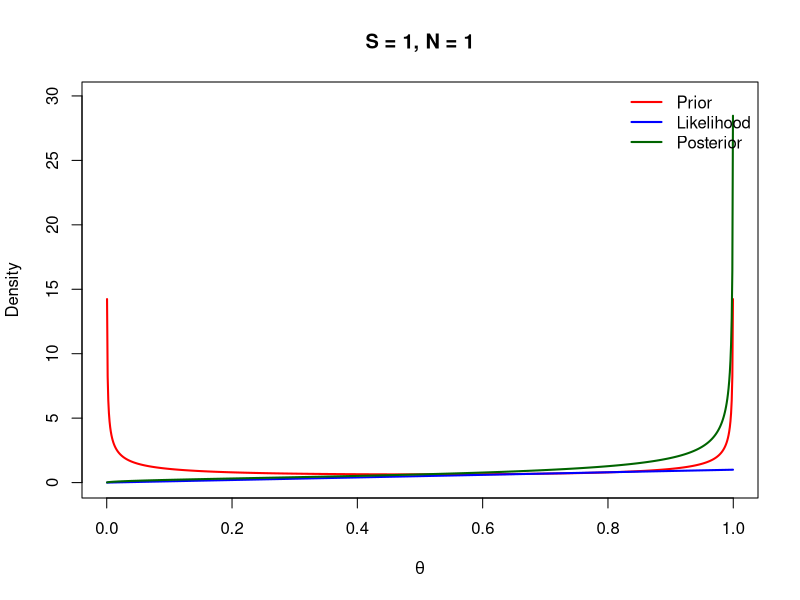
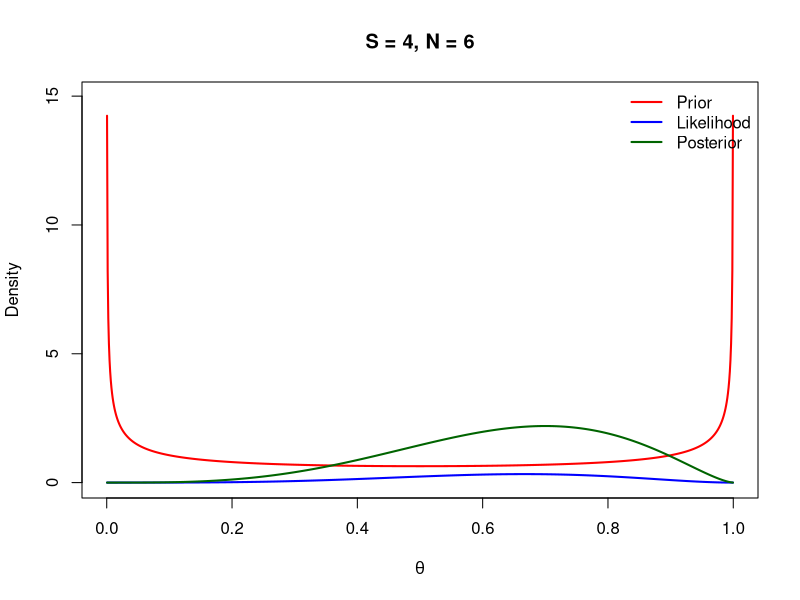
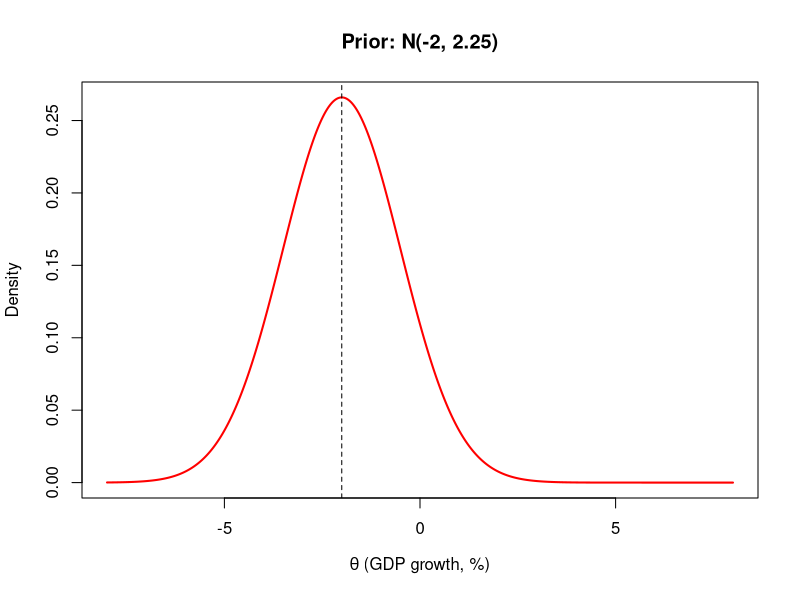
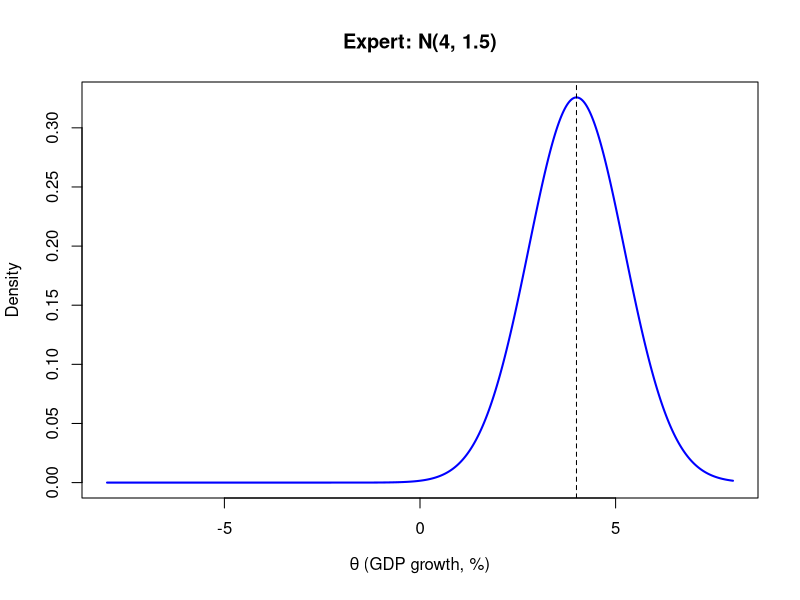
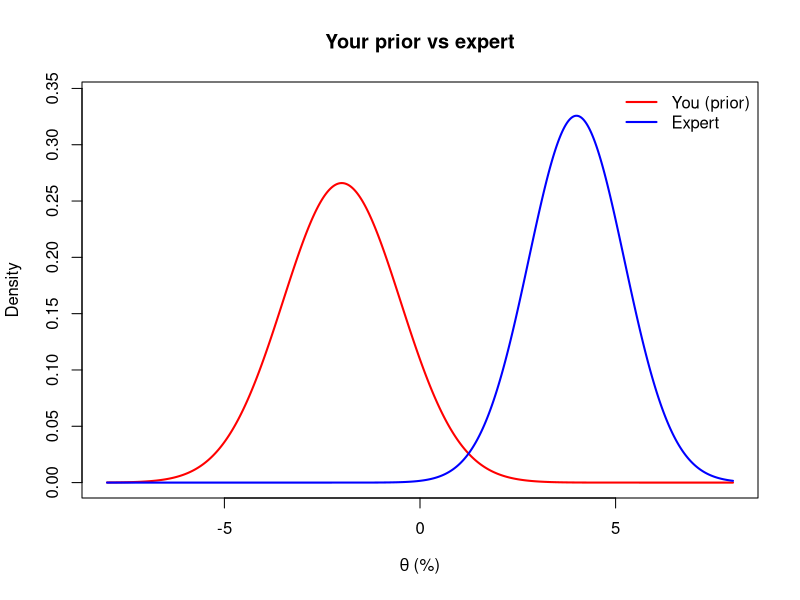
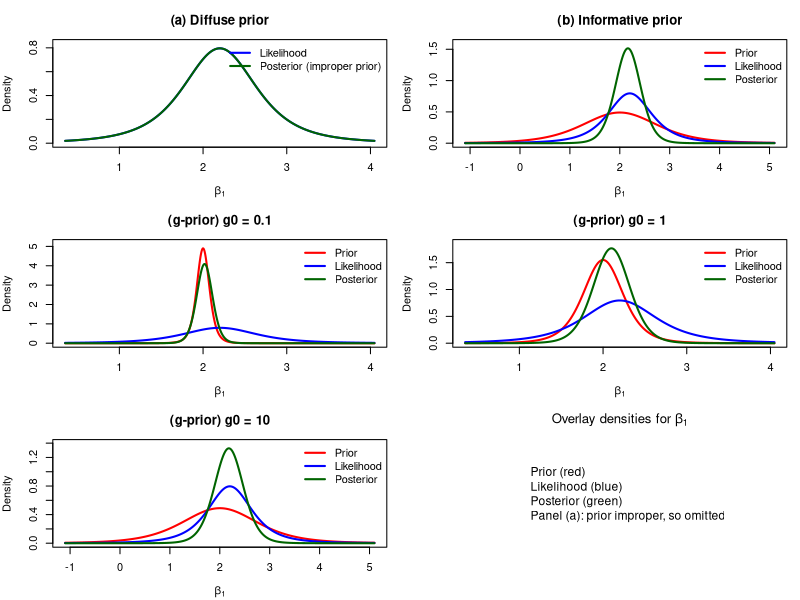

Write the R code that produced these figures, in order.
## ---- chunk 1
knitr::opts_chunk$set(
  echo = TRUE,
  message = FALSE,
  warning = FALSE,
  fig.width = 7,
  fig.height = 4.5,
  fig.align = "center"
)
## ---- chunk 2
# define a function for ploting beta-binomial distribution to avoid code duplication
plot_beta_binomial <- 
  function(
    S, 
    N,
    alpha0 = 0.5, 
    beta0 = 0.5,
    main = NULL
    ){
      theta <- ppoints(1000)

      # Prior density
      dens_prior <- 
        dbeta(
          x = theta, 
          shape1 = alpha0, 
          shape2 = beta0
        )

      # Likelihood as a function of theta (up to a constant is fine for shape;
      # here we plot the binomial pmf in theta)
      dens_like <- 
        dbinom(
          x = S, 
          size = N, 
          prob = theta
        )

      alpha_n <- S + 0.5
      beta_n  <- N - S + 0.5
      dens_post <- 
        dbeta(
          x = theta, 
          shape1 = alpha_n, 
          shape2 = beta_n
        )

      ylim_max <- 
        max(dens_prior, dens_like, dens_post, na.rm = TRUE) * 1.05

      if (is.null(main)) {
        main <- sprintf("S = %d, N = %d", S, N)
      }

    plot(
      x = theta, 
      y = dens_prior, 
      type = "l", 
      lwd = 2, 
      col = "red",
        ylim = c(0, ylim_max), xlab = expression(theta), ylab = "Density",
        main = main
    )
    lines(
      x = theta, 
      y = dens_like,
      lwd = 2, 
      col = "blue"
    )
    lines(
      x = theta, 
      y = dens_post, 
      lwd = 2, 
      col = "darkgreen"
    )
    legend(
      "topright",
      legend = c("Prior", "Likelihood", "Posterior"),
      col = c("red", "blue", "darkgreen"), lwd = 2, bty = "n"
    )
}
## ---- chunk 3
# Case i: S = 1, N = 1
plot_beta_binomial(S = 1, N = 1)
## ---- chunk 4
# Case ii: S = 4, N = 6
plot_beta_binomial(S = 4, N = 6)
## ---- chunk 5
mu0 <- -2
var0 <- 2.25
tau0 <- 1 / var0

theta_grid <- 
  seq(
    from = -8, 
    to = 8, 
    length.out = 1000
  )
dens0 <- 
  dnorm(
    x = theta_grid, 
    mean = mu0, 
    sd = sqrt(var0)
  )

plot(
  x = theta_grid, 
  y = dens0, 
  type = "l", 
  lwd = 2, 
  col = "red",
  xlab = expression(theta ~ "(GDP growth, %)"), ylab = "Density",
  main = "Prior: N(-2, 2.25)")
abline(
  v = mu0, 
  lty = 2
)

# TODO: print mu0, tau0, and the PDF expression in your write-up
c(
  mu0 = mu0, 
  tau0 = tau0, 
  var0 = var0
)
## ---- chunk 6
mu  <- 4
var <- 1.5
tau <- 1 / var

dens_exp <- 
  dnorm(
    x = theta_grid, 
    mean = mu, 
    sd = sqrt(var)
  )

plot(
  x = theta_grid, 
  y = dens_exp, 
  type = "l", 
  lwd = 2, 
  col = "blue",
     xlab = expression(theta ~ "(GDP growth, %)"), ylab = "Density",
     main = "Expert: N(4, 1.5)")
abline(
  v = mu, 
  lty = 2
)

c(
  mu = mu, 
  tau = tau, 
  var = var
)
## ---- chunk 7
# Optional: overlay both forecasts
plot(theta_grid, dens0, type = "l", lwd = 2, col = "red",
     ylim = c(0, max(dens0, dens_exp) * 1.05),
     xlab = expression(theta ~ "(%)"), ylab = "Density",
     main = "Your prior vs expert")
lines(theta_grid, dens_exp, lwd = 2, col = "blue")
legend("topright", c("You (prior)", "Expert"),
       col = c("red", "blue"), lwd = 2, bty = "n")
## ---- chunk 8
# Data and OLS
y <- c(1, 4, 3, 8, 10)
X <- cbind(1, 0:4)
n <- length(y)
p <- ncol(X)
XtX <- crossprod(X)
Xty <- crossprod(X, y)
beta_hat <- as.numeric(solve(XtX, Xty))
SSE <- sum((y - as.numeric(X %*% beta_hat))^2)
s2_ols <- SSE / (n - p)

# Location-scale Student-t density:
# X = mu + sqrt(scale) * T_nu  =>  f(x) = dt((x-mu)/s, nu) / s
dt_ls <- function(
  x,
  mu,
  scale,
  nu
) {
  s <- sqrt(scale)
  dt((x - mu) / s, df = nu) / s
}

# Conjugate update
update_conj <- function(
  mu0,
  Lambda0,
  nu0,
  sigma0_sq
) {
  Ln <- Lambda0 + XtX
  mun <- as.numeric(solve(Ln, Lambda0 %*% mu0 + Xty))
  nun <- nu0 + n
  sn2 <- as.numeric(
    (
      nu0 * sigma0_sq +
        sum(y^2) +
        drop(t(mu0) %*% Lambda0 %*% mu0) -
        drop(t(mun) %*% Ln %*% mun)
    ) / nun
  )
  list(
    mu0 = mu0,
    L0 = Lambda0,
    mun = mun,
    Ln = Ln,
    nun = nun,
    sn2 = sn2,
    nu0 = nu0,
    sigma0_sq = sigma0_sq
  )
}

like_scale_b1 <- s2_ols * solve(XtX)[2, 2]
like_nu <- n - p

plot_case <- function(
  fit,
  title,
  show_prior = TRUE
) {
  cents <- c(
    fit$mu0[2],
    beta_hat[2],
    fit$mun[2]
  )
  spreads <- c(
    if (show_prior) {
      sqrt(fit$sigma0_sq * solve(fit$L0)[2, 2])
    } else {
      NA
    },
    sqrt(like_scale_b1),
    sqrt(fit$sn2 * solve(fit$Ln)[2, 2])
  )
  lo <- min(cents - 4 * spreads, na.rm = TRUE)
  hi <- max(cents + 4 * spreads, na.rm = TRUE)
  b1_grid <- seq(
    from = lo,
    to = hi,
    length.out = 600
  )

  dens_like <- dt_ls(
    x = b1_grid,
    mu = beta_hat[2],
    scale = like_scale_b1,
    nu = like_nu
  )
  dens_post <- dt_ls(
    x = b1_grid,
    mu = fit$mun[2],
    scale = fit$sn2 * solve(fit$Ln)[2, 2],
    nu = fit$nun
  )

  if (show_prior) {
    dens_prior <- dt_ls(
      x = b1_grid,
      mu = fit$mu0[2],
      scale = fit$sigma0_sq * solve(fit$L0)[2, 2],
      nu = fit$nu0
    )
    ymax <- max(dens_prior, dens_like, dens_post) * 1.05
    plot(
      x = b1_grid,
      y = dens_prior,
      type = "l",
      lwd = 2,
      col = "red",
      ylim = c(0, ymax),
      xlab = expression(beta[1]),
      ylab = "Density",
      main = title
    )
    lines(
      x = b1_grid,
      y = dens_like,
      lwd = 2,
      col = "blue"
    )
    lines(
      x = b1_grid,
      y = dens_post,
      lwd = 2,
      col = "darkgreen"
    )
    legend(
      x = "topright",
      legend = c("Prior", "Likelihood", "Posterior"),
      col = c("red", "blue", "darkgreen"),
      lwd = 2,
      bty = "n"
    )
  } else {
    ymax <- max(dens_like, dens_post) * 1.05
    plot(
      x = b1_grid,
      y = dens_like,
      type = "l",
      lwd = 2,
      col = "blue",
      ylim = c(0, ymax),
      xlab = expression(beta[1]),
      ylab = "Density",
      main = title
    )
    lines(
      x = b1_grid,
      y = dens_post,
      lwd = 2,
      col = "darkgreen"
    )
    legend(
      x = "topright",
      legend = c("Likelihood", "Posterior (improper prior)"),
      col = c("blue", "darkgreen"),
      lwd = 2,
      bty = "n"
    )
  }
}

par(
  mfrow = c(3, 2),
  mar = c(4, 4, 3, 1)
)

# (a) Diffuse prior
fit_a <- list(
  mu0 = beta_hat,
  L0 = diag(2) * 1e-12,
  mun = beta_hat,
  Ln = XtX,
  nun = n - p,
  sn2 = s2_ols,
  nu0 = NA,
  sigma0_sq = NA
)
plot_case(
  fit = fit_a,
  title = "(a) Diffuse prior",
  show_prior = FALSE
)

# (b) Informative prior
fit_b <- update_conj(
  mu0 = c(1, 2),
  Lambda0 = diag(2),
  nu0 = 5,
  sigma0_sq = 0.6
)
plot_case(
  fit = fit_b,
  title = "(b) Informative prior"
)

# (c)--(e) g-priors
for (g0 in c(0.1, 1, 10)) {
  fit_g <- update_conj(
    mu0 = c(1, 2),
    Lambda0 = XtX / g0,
    nu0 = 5,
    sigma0_sq = 0.6
  )
  plot_case(
    fit = fit_g,
    title = sprintf("(g-prior) g0 = %g", g0)
  )
}

# blank 6th panel
plot.new()
title(main = expression("Overlay densities for " * beta[1]))
legend(
  x = "center",
  legend = c(
    "Prior (red)",
    "Likelihood (blue)",
    "Posterior (green)",
    "Panel (a): prior improper, so omitted"
  ),
  bty = "n",
  cex = 1.1
)
